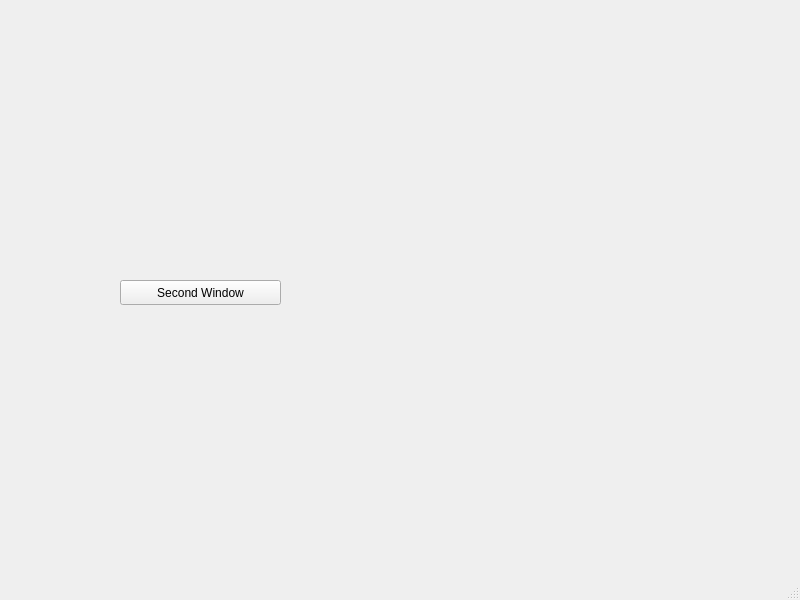
<?xml version="1.0" encoding="UTF-8"?>
<ui version="4.0">
 <class>MainWindow</class>
 <widget class="QMainWindow" name="MainWindow">
  <property name="geometry">
   <rect>
    <x>0</x>
    <y>0</y>
    <width>800</width>
    <height>600</height>
   </rect>
  </property>
  <property name="windowTitle">
   <string>MainWindow</string>
  </property>
  <widget class="QWidget" name="centralwidget">
   <widget class="QPushButton" name="pushButton">
    <property name="geometry">
     <rect>
      <x>120</x>
      <y>280</y>
      <width>161</width>
      <height>25</height>
     </rect>
    </property>
    <property name="text">
     <string>Second Window</string>
    </property>
   </widget>
  </widget>
  <widget class="QMenuBar" name="menubar">
   <property name="geometry">
    <rect>
     <x>0</x>
     <y>0</y>
     <width>800</width>
     <height>22</height>
    </rect>
   </property>
  </widget>
  <widget class="QStatusBar" name="statusbar"/>
 </widget>
 <resources/>
 <connections/>
</ui>
